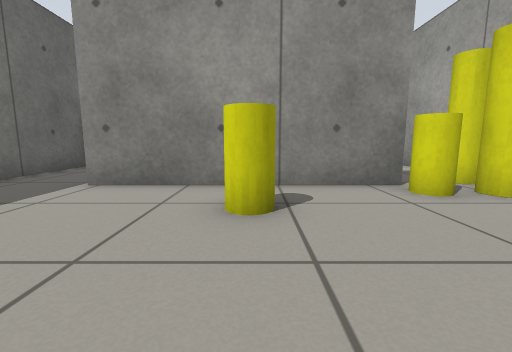
View 1 (above)

15 first-person views from a walk through a world built for the Gazebo simulator. The camera is 0.5 m above the floor, tilts 8° down and sees 90° across. The floor is counted in squares, 0.5 m on a side. Each view is taken from the middle of a square. On the plan, view 1 faces up. The plan holds only what a view shows up to about 11 squares ahead; the rest is blank. Gazebo's built-in surfaces are drawn with simple patterns.

View 2
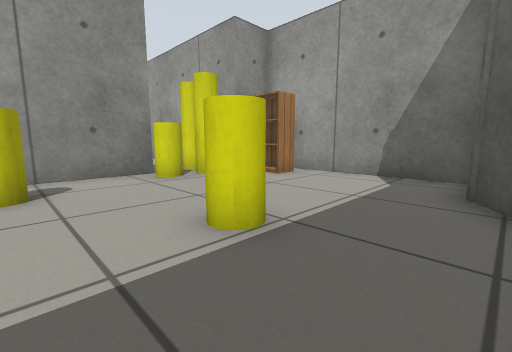

View 3
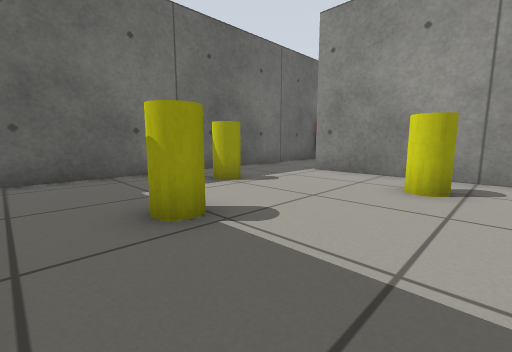

View 4
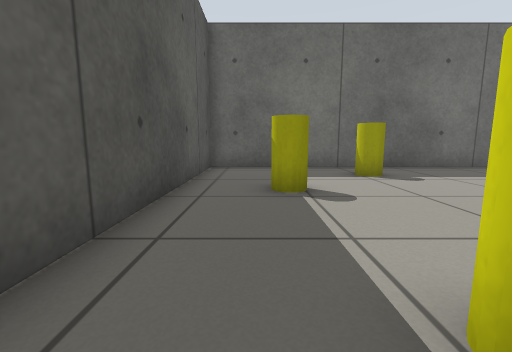

View 5
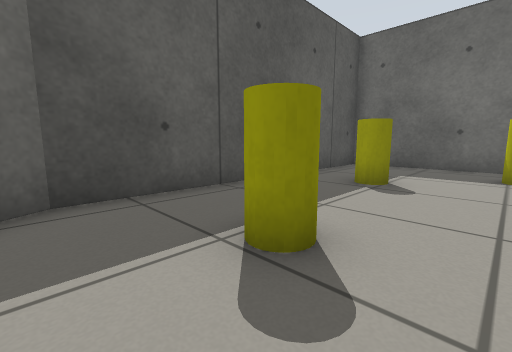

View 6
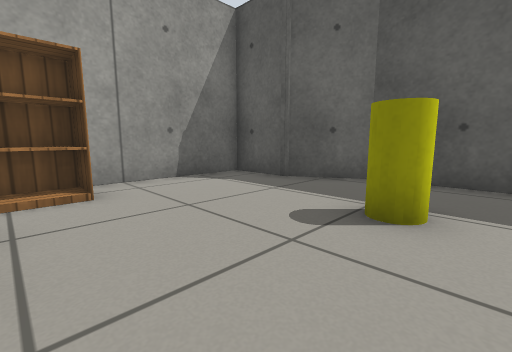

View 7
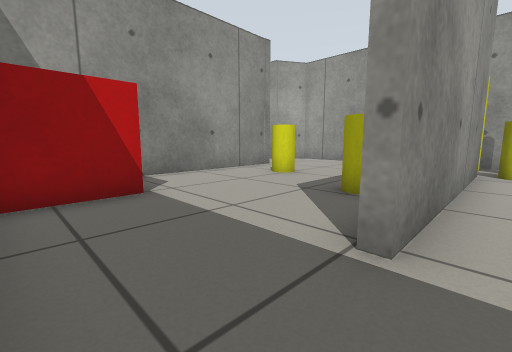

View 8
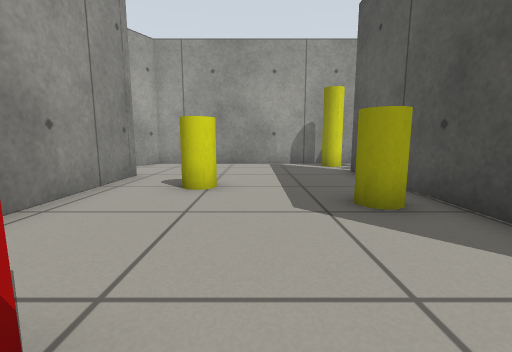

View 9
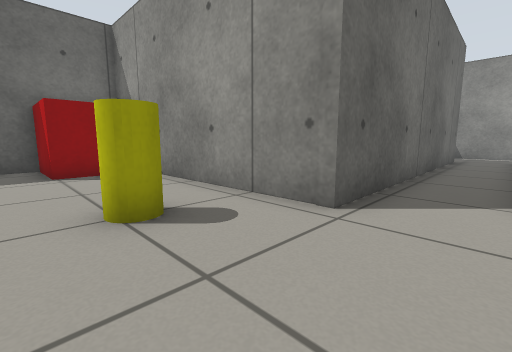

View 10
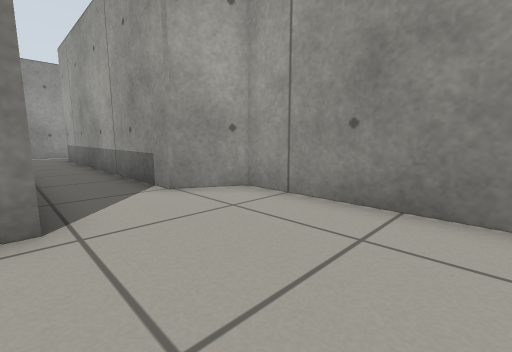

View 11
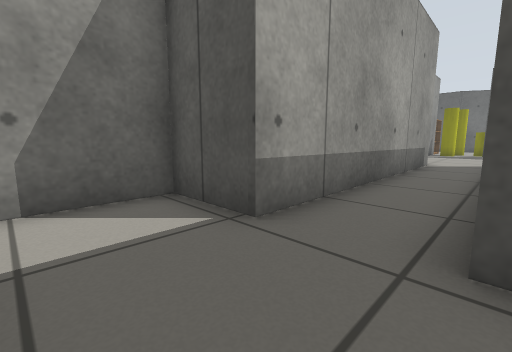

View 12
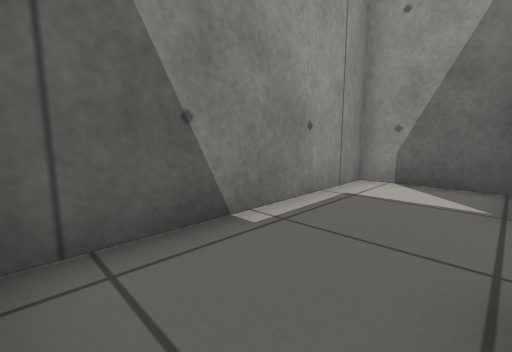

View 13
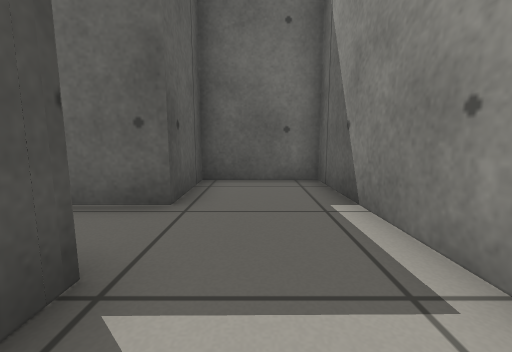

View 14
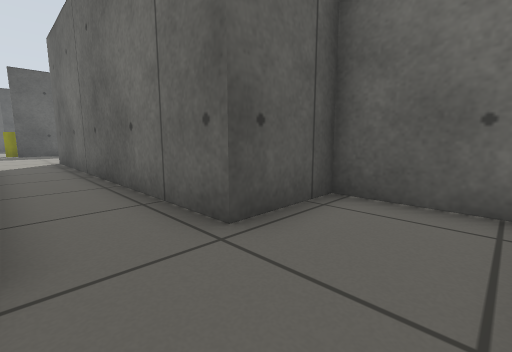

View 15
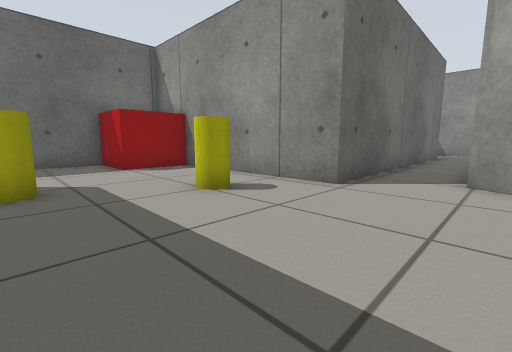

### Floor plan
Points are (right, up) in squares from view 1. A wall is a line through its corners. A room is listed if a view was taken in it or the views show most of it. See-through windows are left out.
Room 1 (views 1, 2, 3, 4, 5, 6, 7)
walls: (3.2, 5.6) (-3.9, 5.6); (-6.4, 5.5) (-6.4, -2.7) (3.6, -2.7) (5.5, -1.6) (7.5, -1.6) (7.5, 4.8) (5.9, 4.8)
ways out: opening at (-5, 6) to room 2; opening at (4.5, 6) to room 2
objects: yellow cylinder (-4, 2); yellow cylinder (-2, 0); yellow cylinder (0, 4); yellow cylinder (2, 0); yellow cylinder (3, 5) to (4, 5); yellow cylinder (5, 5); bookshelf (6, 3) to (6, 4)
Room 2 (views 8, 9, 10, 15)
walls: (-2.1, 5.9) (3.2, 5.9); (2.2, 13.4) (2.2, 12.4) (-3.5, 12.3); (-6.4, 12.2) (-6.4, 5.5); (5.9, 4.8) (5.9, 13.1) (4.4, 13.9)
ways out: opening at (-5, 6) to room 1; opening at (4.5, 6) to room 1; opening at (3.5, 14) to room 3
objects: red box (-6, 10) to (-4, 12); yellow cylinder (-1, 7); yellow cylinder (0, 10) to (1, 10); yellow cylinder (5, 6)
Room 3 (views 11, 12, 13, 14)
walls: (4.4, 13.9) (4.3, 23.7) (6.5, 23.7) (6.4, 26.7) (-0.4, 26.6) (-0.4, 23.7) (2.1, 23.7) (2.2, 13.4)
ways out: opening at (3.5, 14) to room 2

Where each view was taken, in squares from view 1:
view 1: 0 up, 0 right, facing up
view 2: 2 down, 0 right, facing up-right
view 3: 2 down, 1 right, facing up-left
view 4: 1 down, 3 right, facing left
view 5: 2 up, 4 right, facing down-left
view 6: 4 up, 1 right, facing down-right
view 7: 5 up, 6 left, facing up-right
view 8: 9 up, 5 left, facing right
view 9: 9 up, 4 right, facing up-left
view 10: 9 up, 2 right, facing up-right
view 11: 26 up, 2 right, facing down-right
view 12: 24 up, 0 right, facing up-right
view 13: 25 up, 6 right, facing left
view 14: 26 up, 4 right, facing down-left
view 15: 7 up, 5 right, facing up-left
